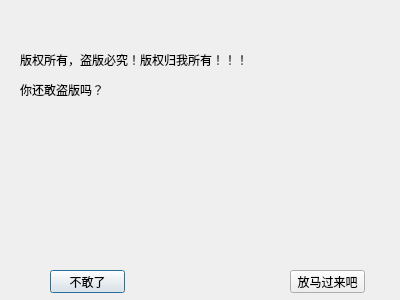
<?xml version="1.0" encoding="UTF-8"?>
<ui version="4.0">
 <class>Dialog</class>
 <widget class="QDialog" name="Dialog">
  <property name="geometry">
   <rect>
    <x>0</x>
    <y>0</y>
    <width>400</width>
    <height>300</height>
   </rect>
  </property>
  <property name="windowTitle">
   <string>Dialog</string>
  </property>
  <widget class="QLabel" name="label">
   <property name="geometry">
    <rect>
     <x>20</x>
     <y>40</y>
     <width>331</width>
     <height>71</height>
    </rect>
   </property>
   <property name="styleSheet">
    <string notr="true">font: 75 36pt &quot;Aharoni&quot;;
font: 14pt &quot;楷体&quot;;</string>
   </property>
   <property name="text">
    <string>&lt;html&gt;&lt;head/&gt;&lt;body&gt;&lt;p&gt;版权所有，盗版必究！版权归我所有！！！&lt;/p&gt;&lt;p&gt;你还敢盗版吗？&lt;/p&gt;&lt;/body&gt;&lt;/html&gt;</string>
   </property>
  </widget>
  <widget class="QPushButton" name="noButton">
   <property name="geometry">
    <rect>
     <x>50</x>
     <y>270</y>
     <width>75</width>
     <height>23</height>
    </rect>
   </property>
   <property name="text">
    <string>不敢了</string>
   </property>
  </widget>
  <widget class="QPushButton" name="comeonButton">
   <property name="geometry">
    <rect>
     <x>290</x>
     <y>270</y>
     <width>75</width>
     <height>23</height>
    </rect>
   </property>
   <property name="text">
    <string>放马过来吧</string>
   </property>
  </widget>
  <widget class="QLabel" name="movielabel">
   <property name="geometry">
    <rect>
     <x>30</x>
     <y>110</y>
     <width>341</width>
     <height>141</height>
    </rect>
   </property>
   <property name="text">
    <string/>
   </property>
  </widget>
 </widget>
 <resources/>
 <connections/>
</ui>
